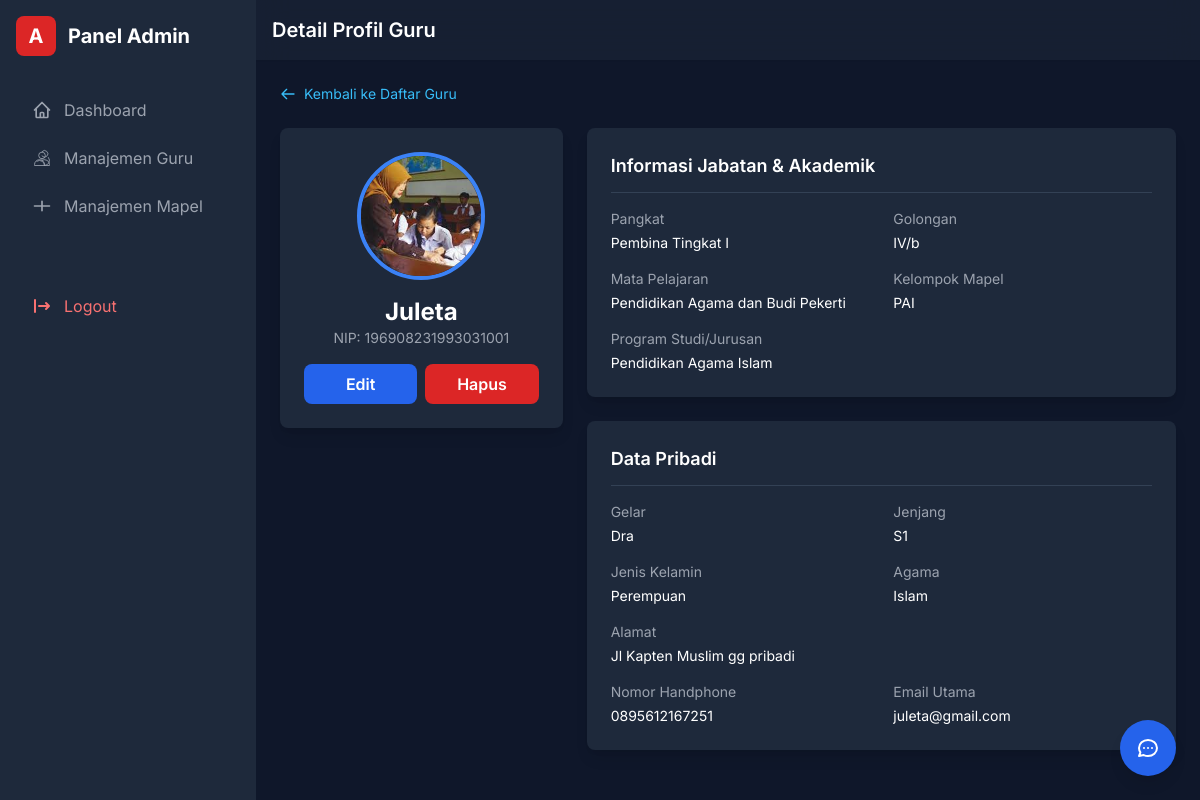
Page /petugas/detail_guru.php?id=10 (signed in) on the committed database.
### tables this page shows
CREATE TABLE `guru` (
  `id` int(11) NOT NULL,
  `name` varchar(100) NOT NULL,
  `gelar` varchar(100) DEFAULT NULL,
  `mata_pelajaran` varchar(100) DEFAULT NULL,
  `kelompok_mata_pelajaran` varchar(100) DEFAULT NULL,
  `jurusan` varchar(255) DEFAULT NULL,
  `jenis_kelamin` enum('Laki-Laki','Perempuan','Lainnya') DEFAULT NULL,
  `agama` varchar(50) DEFAULT NULL,
  `jenjang` varchar(50) DEFAULT NULL,
  `pangkat` varchar(50) DEFAULT NULL,
  `golongan` varchar(10) DEFAULT NULL,
  `nip` varchar(18) DEFAULT NULL,
  `email` varchar(100) NOT NULL,
  `email_pemulihan` varchar(100) DEFAULT NULL,
  `photo` varchar(255) DEFAULT NULL,
  `created_at` timestamp NOT NULL DEFAULT current_timestamp(),
  `updated_at` timestamp NOT NULL DEFAULT current_timestamp() ON UPDATE current_timestamp(),
  `password` varchar(255) NOT NULL,
  `alamat` text DEFAULT NULL,
  `no_hp` varchar(15) DEFAULT NULL
);

CREATE TABLE `guru_mapel` (
  `id` int(11) NOT NULL,
  `nama_mapel` varchar(255) NOT NULL
);

### petugas/detail_guru.php (the view, shortened to what this page needs)
<?php
require '../db_connection.php';
$pageTitle = 'Detail Profil Guru';
$guru_id_to_view = $_GET['id'];
$stmt = $conn->prepare("SELECT g.*, gm.nama_mapel FROM guru g LEFT JOIN guru_mapel gm ON g.mata_pelajaran = gm.id WHERE g.id = ?");
$stmt->bind_param("i", $guru_id_to_view);
$stmt->execute();
$result = $stmt->get_result();
$guru = $result->fetch_assoc();
$photo_db_path = $guru['photo'] ?? '';
$photo_url = '../guru/uploads/default.jpg';
if (!empty($photo_db_path)) {
    $potential_path = '../guru/' . $photo_db_path;
    $server_path = __DIR__ . '/' . $potential_path;
    if (file_exists($server_path)) {
        $photo_url = htmlspecialchars($potential_path);
    }
}
$nama = htmlspecialchars($guru['name'] ?? "Belum Diisi");
$gelar = htmlspecialchars($guru['gelar'] ?? "-");
$mata_pelajaran = htmlspecialchars($guru['nama_mapel'] ?? $guru['mata_pelajaran'] ?? "-");
$kelompok_mapel = htmlspecialchars($guru['kelompok_mata_pelajaran'] ?? "-");
$jurusan = htmlspecialchars($guru['jurusan'] ?? "-");
$jenis_kelamin = htmlspecialchars($guru['jenis_kelamin'] ?? "-");
$agama = htmlspecialchars($guru['agama'] ?? "-");
$jenjang = htmlspecialchars($guru['jenjang'] ?? "-");
$pangkat = htmlspecialchars($guru['pangkat'] ?? "-");
$golongan = htmlspecialchars($guru['golongan'] ?? "-");
$nip = htmlspecialchars($guru['nip'] ?? "-");
$email_utama = htmlspecialchars($guru['email'] ?? "-");
$alamat = htmlspecialchars($guru['alamat'] ?? "-");
$no_hp = htmlspecialchars($guru['no_hp'] ?? "-");
require_once 'layout/header.php';
require_once 'layout/sidebar.php';
?>
<div class="flex-1 flex flex-col">
    <header class="bg-slate-800/50 backdrop-blur-lg shadow-sm p-4 flex items-center justify-between sticky top-0 z-20">
        <h1 class="text-xl font-semibold text-white"><?php echo $pageTitle; ?></h1>
    </header>
    <main class="p-6 flex-grow">
        <div class="mb-6"><a href="manajemen_guru.php" class="flex items-center gap-2 text-sm text-sky-400 hover:text-sky-300"><svg class="h-4 w-4" fill="none" viewBox="0 0 24 24" stroke="currentColor"><path stroke-linecap="round" stroke-linejoin="round" stroke-width="2" d="M10 19l-7-7m0 0l7-7m-7 7h18" /></svg>Kembali ke Daftar Guru</a></div>
        <div class="grid grid-cols-1 lg:grid-cols-3 gap-6">
            <div class="lg:col-span-1 space-y-6">
                <div class="bg-slate-800 p-6 rounded-lg shadow-lg text-center">
                    <img src="<?php echo $photo_url; ?>" alt="Foto Profil" class="w-32 h-32 rounded-full object-cover mx-auto mb-4 border-4 border-blue-500">
                    <h2 class="text-2xl font-bold text-white"><?php echo $nama; ?></h2>
                    <p class="text-sm text-gray-400">NIP: <?php echo $nip; ?></p>
                    <div class="mt-4 flex flex-col sm:flex-row gap-2 justify-center">
                         <a href="edit_guru.php?id=<?php echo $guru['id']; ?>" class="w-full bg-blue-600 text-white font-semibold px-4 py-2 rounded-lg hover:bg-blue-700 transition-colors">Edit</a>
                         <a href="manajemen_guru.php?action=delete&id=<?php echo $guru['id']; ?>" onclick="return confirm('Apakah Anda yakin ingin menghapus guru ini secara permanen?');" class="w-full bg-red-600 text-white font-semibold px-4 py-2 rounded-lg hover:bg-red-700 transition-colors">Hapus</a>
                    </div>
                </div>
            </div>
            <div class="lg:col-span-2 space-y-6">
                <div class="bg-slate-800 p-6 rounded-lg shadow-lg"><h3 class="text-lg font-semibold text-white border-b border-slate-700 pb-3 mb-4">Informasi Jabatan & Akademik</h3><dl class="grid grid-cols-1 sm:grid-cols-2 gap-x-6 gap-y-4 text-sm"><div class="sm:col-span-1"><dt class="text-gray-400">Pangkat</dt><dd class="text-white mt-1"><?php echo $pangkat; ?></dd></div><div class="sm:col-span-1"><dt class="text-gray-400">Golongan</dt><dd class="text-white mt-1"><?php echo $golongan; ?></dd></div><div class="sm:col-span-1"><dt class="text-gray-400">Mata Pelajaran</dt><dd class="text-white mt-1"><?php echo $mata_pelajaran; ?></dd></div><div class="sm:col-span-1"><dt class="text-gray-400">Kelompok Mapel</dt><dd class="text-white mt-1"><?php echo $kelompok_mapel; ?></dd></div><div class="sm:col-span-2"><dt class="text-gray-400">Program Studi/Jurusan</dt><dd class="text-white mt-1"><?php echo $jurusan; ?></dd></div></dl></div>
                <div class="bg-slate-800 p-6 rounded-lg shadow-lg"><h3 class="text-lg font-semibold text-white border-b border-slate-700 pb-3 mb-4">Data Pribadi</h3><dl class="grid grid-cols-1 sm:grid-cols-2 gap-x-6 gap-y-4 text-sm"><div class="sm:col-span-1"><dt class="text-gray-400">Gelar</dt><dd class="text-white mt-1"><?php echo $gelar; ?></dd></div><div class="sm:col-span-1"><dt class="text-gray-400">Jenjang</dt><dd class="text-white mt-1"><?php echo $jenjang; ?></dd></div><div class="sm:col-span-1"><dt class="text-gray-400">Jenis Kelamin</dt><dd class="text-white mt-1"><?php echo $jenis_kelamin; ?></dd></div><div class="sm:col-span-1"><dt class="text-gray-400">Agama</dt><dd class="text-white mt-1"><?php echo $agama; ?></dd></div><div class="sm:col-span-2"><dt class="text-gray-400">Alamat</dt><dd class="text-white mt-1"><?php echo $alamat; ?></dd></div><div class="sm:col-span-1"><dt class="text-gray-400">Nomor Handphone</dt><dd class="text-white mt-1"><?php echo $no_hp; ?></dd></div><div class="sm:col-span-1"><dt class="text-gray-400">Email Utama</dt><dd class="text-white mt-1"><?php echo $email_utama; ?></dd></div></dl></div>
            </div>
        </div>
    </main>
</div>
<?php require_once 'layout/footer.php'; ?>

### petugas/layout/header.php (style rules this page uses)
body { font-family: 'Inter', sans-serif; }

### rows in the picture
guru: photo (picture), name "Juleta", nip "196908231993031001", pangkat "Pembina Tingkat I", golongan "IV/b", guru_mapel.nama_mapel "Pendidikan Agama dan Budi Pekerti", kelompok_mata_pelajaran "PAI", jurusan "Pendidikan Agama Islam", gelar "Dra", jenjang "S1", jenis_kelamin "Perempuan", agama "Islam", alamat "Jl Kapten Muslim gg pribadi", no_hp "0895612167251", email "juleta@gmail.com"

### other values in the picture
$item['label'] "Dashboard"
$item['label'] "Manajemen Guru"
$item['label'] "Manajemen Mapel"
$pageTitle "Detail Profil Guru"
